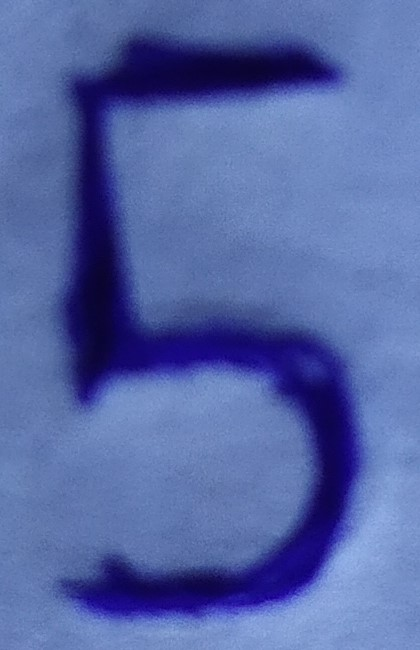
#> input picture number5.jpg, 420 x 650 px, given in place of number0.png, which was not available
$ python ml.py
#> lines starting #> are read from the running program, lines starting #| are printed output that depends on the picture; pictures that were not available may be replaced by others from this repository, and a replacement may not be noted
from PIL import Image,ImageChops
import numpy as np
import pandas as pd
import matplotlib.pyplot as plt
from sklearn.model_selection import train_test_split
from sklearn.naive_bayes import MultinomialNB
from sklearn.ensemble import RandomForestClassifier
from sklearn.neighbors import KNeighborsClassifier
from sklearn.svm import SVC
from sklearn.tree import DecisionTreeClassifier
from sklearn.ensemble import BaggingClassifier

def pixalize_img(img_path):
#> called with img_path = 'number0.png'
    image = Image.open(img_path,'r')
#> image is the input picture: PIL image 420x650 RGB; mean R, G, B 84.7, 102.3, 165.9
    image = image.convert('L')
#> image: PIL image 420x650 L
    image = ImageChops.invert(image)
    image = image.resize((28,28))
#> image: PIL image 28x28 L
    px_data = list(image.getdata())
#> px_data = 784 values, max 245 at index 342, min 88 at index 695, mean 150.7
    for i in range(len(px_data)):
        if px_data[i]/255 <= 0.43:
            px_data[i] = 0
#> after the loop, px_data = 784 values, max 245 at index 342, min 0 at index 586, mean 145.7
    px_data = np.array(px_data)/255
#> px_data = 784 values, max 0.961 at index 342, min 0 at index 586, mean 0.571
    # image.show(px_data)
    return px_data

# [70 lines left out: functions Naive_Bayes_classifier, RandomForest_Classifier, KNeighbors_Classifier, DecisionTree_Classifier, SVC_classifier, Bagging_classifier, not called in this run]


images = ['number0.png','number1.png','number2.png','number3.png','number4.jpg','numbera.jpg']
pix_imgs = [pixalize_img(img_path) for img_path in images]
#> call 2 of pixalize_img, with img_path = 'number1.png'
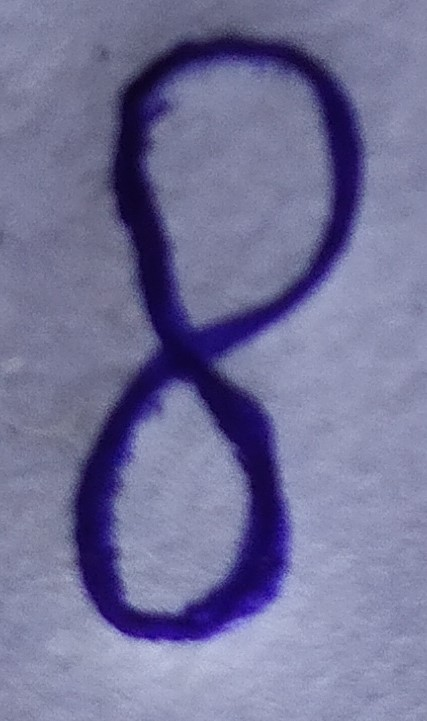
#> input picture number8.jpg, 427 x 721 px, given in place of number1.png, which was not available
#> in pixalize_img, image is the input picture: PIL image 427x721 RGB; mean R, G, B 115.2, 114.9, 153
#> in pixalize_img (call 2), `px_data = list(image.getdata())`: px_data = 784 values, max 247 at index 204, min 69 at index 714, mean 135.6
#> after the loop in pixalize_img (call 2), `for i in range(len(px_data)):`: px_data = 784 values, max 247 at index 204, min 0 at index 248, mean 105.2
#> in pixalize_img (call 2), `px_data = np.array(px_data)/255`: px_data = 784 values, max 0.969 at index 204, min 0 at index 248, mean 0.413
#> call 4 of pixalize_img, with img_path = 'number3.png'
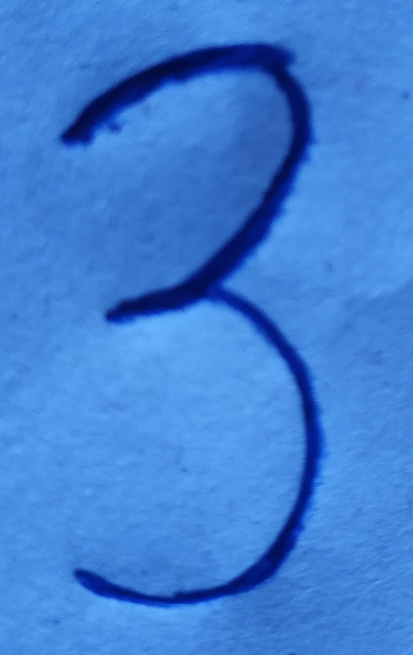
#> input picture number3.jpg, 825 x 1310 px, given in place of number3.png, which was not available (shown at 1/2 size)
#> in pixalize_img, image is the input picture: PIL image 825x1310 RGB; mean R, G, B 64.2, 127.3, 211.9
#> in pixalize_img (call 4), `image = ImageChops.invert(image)`:
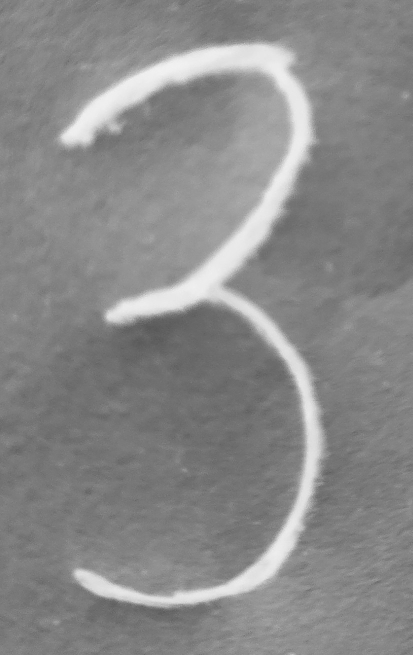
#> image: PIL image 825x1310 L (shown at 1/2 size); min 84, max 244, mean 136.9
#> in pixalize_img (call 4), `px_data = list(image.getdata())`: px_data = 784 values, max 231 at index 145, min 91 at index 402, mean 136.9
#> after the loop in pixalize_img (call 4), `for i in range(len(px_data)):`: px_data = 784 values, max 231 at index 145, min 0 at index 400, mean 134.2
#> in pixalize_img (call 4), `px_data = np.array(px_data)/255`: px_data = 784 values, max 0.906 at index 145, min 0 at index 400, mean 0.526
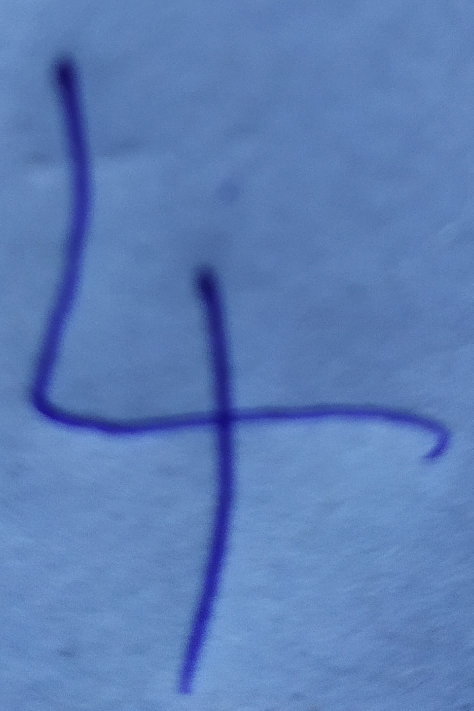
#> input picture number4.jpg, 947 x 1421 px (shown at 1/2 size)
#> in pixalize_img, image is the input picture: PIL image 947x1421 RGB; mean R, G, B 92.5, 126.2, 182.8
#> in pixalize_img (call 5), `image = image.convert('L')`:
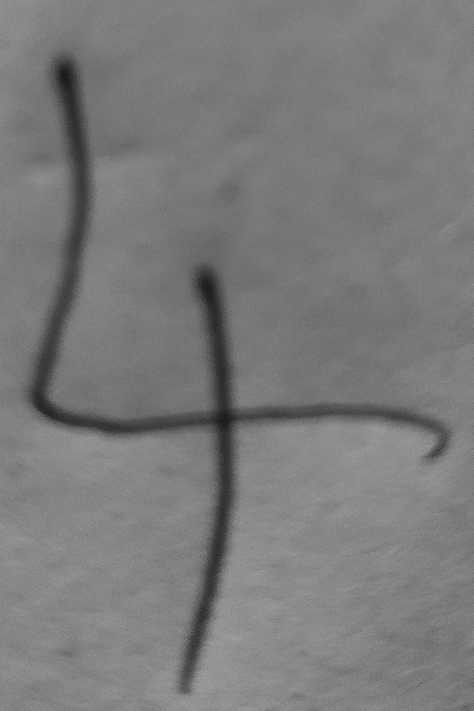
#> image: PIL image 947x1421 L (shown at 1/2 size); min 19, max 170, mean 122.6
#> in pixalize_img (call 5), `image = ImageChops.invert(image)`:
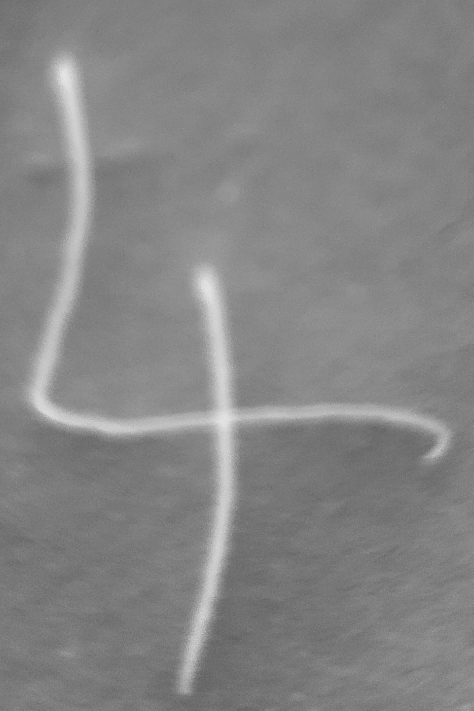
#> image: PIL image 947x1421 L (shown at 1/2 size); min 85, max 236, mean 132.4
#> in pixalize_img (call 5), `image = image.resize((28,28))`:
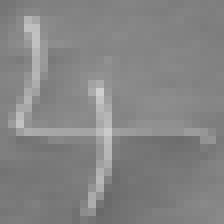
#> image: PIL image 28x28 L (shown 8 times larger); min 105, max 207, mean 132.4
#> in pixalize_img (call 5), `px_data = list(image.getdata())`: px_data = 784 values, max 207 at index 320, min 105 at index 740, mean 132.4
#> after the loop in pixalize_img (call 5), `for i in range(len(px_data)):`: px_data = 784 values, max 207 at index 320, min 0 at index 498, mean 131.8
#> in pixalize_img (call 5), `px_data = np.array(px_data)/255`: px_data = 784 values, max 0.812 at index 320, min 0 at index 498, mean 0.517
#> (the run stopped early here; a loop or call above may not have finished)
